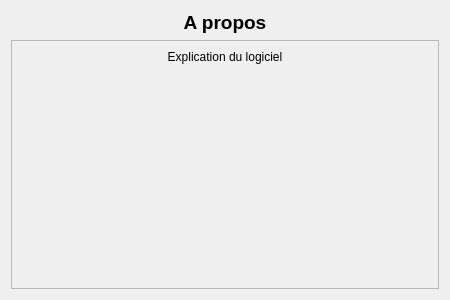
<?xml version="1.0" encoding="UTF-8"?>
<ui version="4.0">
 <class>A_Propos</class>
 <widget class="QWidget" name="A_Propos">
  <property name="geometry">
   <rect>
    <x>0</x>
    <y>0</y>
    <width>450</width>
    <height>300</height>
   </rect>
  </property>
  <property name="sizePolicy">
   <sizepolicy hsizetype="Expanding" vsizetype="Expanding">
    <horstretch>0</horstretch>
    <verstretch>0</verstretch>
   </sizepolicy>
  </property>
  <property name="windowTitle">
   <string>A propos</string>
  </property>
  <layout class="QVBoxLayout" name="verticalLayout">
   <item>
    <widget class="QLabel" name="l_titre">
     <property name="text">
      <string>&lt;html&gt;&lt;head/&gt;&lt;body&gt;&lt;p align=&quot;center&quot;&gt;&lt;span style=&quot; font-size:14pt; font-weight:700;&quot;&gt;A propos&lt;/span&gt;&lt;/p&gt;&lt;/body&gt;&lt;/html&gt;</string>
     </property>
    </widget>
   </item>
   <item>
    <widget class="QScrollArea" name="scrollArea">
     <property name="widgetResizable">
      <bool>true</bool>
     </property>
     <property name="alignment">
      <set>Qt::AlignmentFlag::AlignLeading|Qt::AlignmentFlag::AlignLeft|Qt::AlignmentFlag::AlignTop</set>
     </property>
     <widget class="QWidget" name="scrollAreaWidgetContents">
      <property name="geometry">
       <rect>
        <x>0</x>
        <y>0</y>
        <width>426</width>
        <height>243</height>
       </rect>
      </property>
      <layout class="QVBoxLayout" name="verticalLayout_3">
       <item>
        <widget class="QLabel" name="l_a_propos">
         <property name="text">
          <string>&lt;html&gt;&lt;head/&gt;&lt;body&gt;&lt;p align=&quot;center&quot;&gt;Explication du logiciel&lt;/p&gt;&lt;/body&gt;&lt;/html&gt;</string>
         </property>
         <property name="alignment">
          <set>Qt::AlignmentFlag::AlignLeading|Qt::AlignmentFlag::AlignLeft|Qt::AlignmentFlag::AlignTop</set>
         </property>
        </widget>
       </item>
      </layout>
     </widget>
    </widget>
   </item>
  </layout>
 </widget>
 <resources/>
 <connections/>
</ui>
